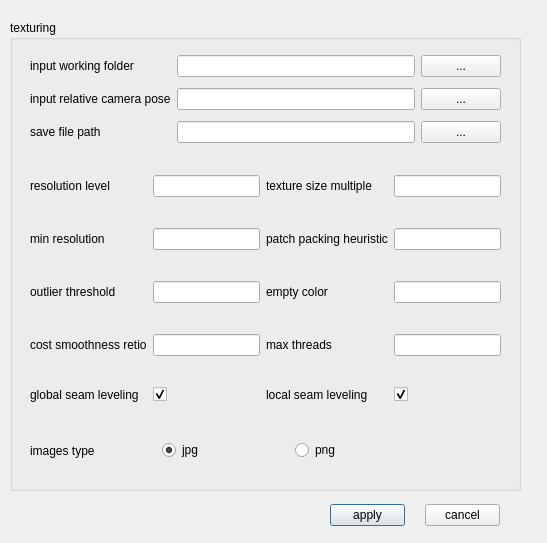
<?xml version="1.0" encoding="UTF-8"?>
<ui version="4.0">
 <class>DialogSurfaceMeshTexturing</class>
 <widget class="QDialog" name="DialogSurfaceMeshTexturing">
  <property name="geometry">
   <rect>
    <x>0</x>
    <y>0</y>
    <width>547</width>
    <height>543</height>
   </rect>
  </property>
  <property name="windowTitle">
   <string>Texturing</string>
  </property>
  <widget class="QWidget" name="horizontalLayoutWidget">
   <property name="geometry">
    <rect>
     <x>310</x>
     <y>490</y>
     <width>210</width>
     <height>51</height>
    </rect>
   </property>
   <layout class="QHBoxLayout" name="horizontalLayout">
    <property name="spacing">
     <number>20</number>
    </property>
    <property name="leftMargin">
     <number>20</number>
    </property>
    <property name="rightMargin">
     <number>20</number>
    </property>
    <property name="bottomMargin">
     <number>0</number>
    </property>
    <item>
     <widget class="QPushButton" name="applyButton">
      <property name="text">
       <string>apply</string>
      </property>
     </widget>
    </item>
    <item>
     <widget class="QPushButton" name="cancelButton">
      <property name="text">
       <string>cancel</string>
      </property>
     </widget>
    </item>
   </layout>
  </widget>
  <widget class="QGroupBox" name="groupBox">
   <property name="geometry">
    <rect>
     <x>10</x>
     <y>20</y>
     <width>511</width>
     <height>471</height>
    </rect>
   </property>
   <property name="title">
    <string>texturing</string>
   </property>
   <widget class="QWidget" name="gridLayoutWidget">
    <property name="geometry">
     <rect>
      <x>20</x>
      <y>130</y>
      <width>471</width>
      <height>281</height>
     </rect>
    </property>
    <layout class="QGridLayout" name="gridLayout">
     <item row="6" column="2">
      <widget class="QCheckBox" name="checkBox_texturing_global_seam_leveling">
       <property name="layoutDirection">
        <enum>Qt::LeftToRight</enum>
       </property>
       <property name="text">
        <string/>
       </property>
       <property name="checked">
        <bool>true</bool>
       </property>
      </widget>
     </item>
     <item row="3" column="2">
      <widget class="QLineEdit" name="lineEdit_texturing_min_resolution"/>
     </item>
     <item row="6" column="0">
      <widget class="QLabel" name="label_5">
       <property name="text">
        <string>global seam leveling</string>
       </property>
      </widget>
     </item>
     <item row="3" column="0">
      <widget class="QLabel" name="label_2">
       <property name="text">
        <string>min resolution</string>
       </property>
      </widget>
     </item>
     <item row="5" column="2">
      <widget class="QLineEdit" name="lineEdit_texturing_ratio_data_smoothness"/>
     </item>
     <item row="5" column="0">
      <widget class="QLabel" name="label_4">
       <property name="text">
        <string>cost smoothness retio</string>
       </property>
      </widget>
     </item>
     <item row="4" column="2">
      <widget class="QLineEdit" name="lineEdit_texturing_outlier_threshold"/>
     </item>
     <item row="4" column="0">
      <widget class="QLabel" name="label_3">
       <property name="text">
        <string>outlier threshold</string>
       </property>
      </widget>
     </item>
     <item row="3" column="3">
      <widget class="QLabel" name="label_8">
       <property name="text">
        <string>patch packing heuristic</string>
       </property>
      </widget>
     </item>
     <item row="3" column="4">
      <widget class="QLineEdit" name="lineEdit_texturing_rect_packing_heuristic"/>
     </item>
     <item row="4" column="3">
      <widget class="QLabel" name="label_9">
       <property name="text">
        <string>empty color</string>
       </property>
      </widget>
     </item>
     <item row="4" column="4">
      <widget class="QLineEdit" name="lineEdit_texturing_empty_color"/>
     </item>
     <item row="6" column="3">
      <widget class="QLabel" name="label_6">
       <property name="text">
        <string>local seam leveling</string>
       </property>
      </widget>
     </item>
     <item row="6" column="4">
      <widget class="QCheckBox" name="checkBox_texturing_local_seam_leveling">
       <property name="autoFillBackground">
        <bool>false</bool>
       </property>
       <property name="text">
        <string/>
       </property>
       <property name="checked">
        <bool>true</bool>
       </property>
      </widget>
     </item>
     <item row="1" column="0">
      <widget class="QLabel" name="label3">
       <property name="text">
        <string>resolution level</string>
       </property>
      </widget>
     </item>
     <item row="1" column="2">
      <widget class="QLineEdit" name="lineEdit_texturing_resolution_level"/>
     </item>
     <item row="1" column="3">
      <widget class="QLabel" name="label_7">
       <property name="text">
        <string>texture size multiple</string>
       </property>
      </widget>
     </item>
     <item row="1" column="4">
      <widget class="QLineEdit" name="lineEdit_texturing_size_mutiple"/>
     </item>
     <item row="5" column="3">
      <widget class="QLabel" name="label_10">
       <property name="text">
        <string>max threads</string>
       </property>
      </widget>
     </item>
     <item row="5" column="4">
      <widget class="QLineEdit" name="lineEdit_texturing_max_threads"/>
     </item>
    </layout>
   </widget>
   <widget class="QWidget" name="gridLayoutWidget_2">
    <property name="geometry">
     <rect>
      <x>20</x>
      <y>30</y>
      <width>471</width>
      <height>101</height>
     </rect>
    </property>
    <layout class="QGridLayout" name="gridLayout_2">
     <item row="1" column="1">
      <widget class="QLineEdit" name="lineEdit_texturing_relative_pose"/>
     </item>
     <item row="1" column="2">
      <widget class="QPushButton" name="pushButton_open_pose">
       <property name="text">
        <string>...</string>
       </property>
      </widget>
     </item>
     <item row="0" column="1">
      <widget class="QLineEdit" name="lineEdit_texturing_working_folder"/>
     </item>
     <item row="1" column="0">
      <widget class="QLabel" name="label2_2">
       <property name="text">
        <string>input relative camera pose</string>
       </property>
      </widget>
     </item>
     <item row="0" column="0">
      <widget class="QLabel" name="label2">
       <property name="text">
        <string>input working folder</string>
       </property>
      </widget>
     </item>
     <item row="0" column="2">
      <widget class="QPushButton" name="pushButton_open">
       <property name="text">
        <string>...</string>
       </property>
      </widget>
     </item>
     <item row="2" column="0">
      <widget class="QLabel" name="label">
       <property name="text">
        <string>save file path</string>
       </property>
      </widget>
     </item>
     <item row="2" column="1">
      <widget class="QLineEdit" name="lineEdit_texturing_save_file"/>
     </item>
     <item row="2" column="2">
      <widget class="QPushButton" name="pushButton_save">
       <property name="text">
        <string>...</string>
       </property>
      </widget>
     </item>
    </layout>
   </widget>
   <widget class="QWidget" name="horizontalLayoutWidget_2">
    <property name="geometry">
     <rect>
      <x>20</x>
      <y>410</y>
      <width>391</width>
      <height>41</height>
     </rect>
    </property>
    <layout class="QHBoxLayout" name="horizontalLayout_2">
     <item>
      <widget class="QLabel" name="label_11">
       <property name="text">
        <string>images type</string>
       </property>
      </widget>
     </item>
     <item>
      <widget class="QRadioButton" name="radioButton_jpg">
       <property name="text">
        <string>jpg</string>
       </property>
       <property name="checked">
        <bool>true</bool>
       </property>
      </widget>
     </item>
     <item>
      <widget class="QRadioButton" name="radioButton_png">
       <property name="text">
        <string>png</string>
       </property>
      </widget>
     </item>
    </layout>
   </widget>
  </widget>
 </widget>
 <resources/>
 <connections/>
</ui>
